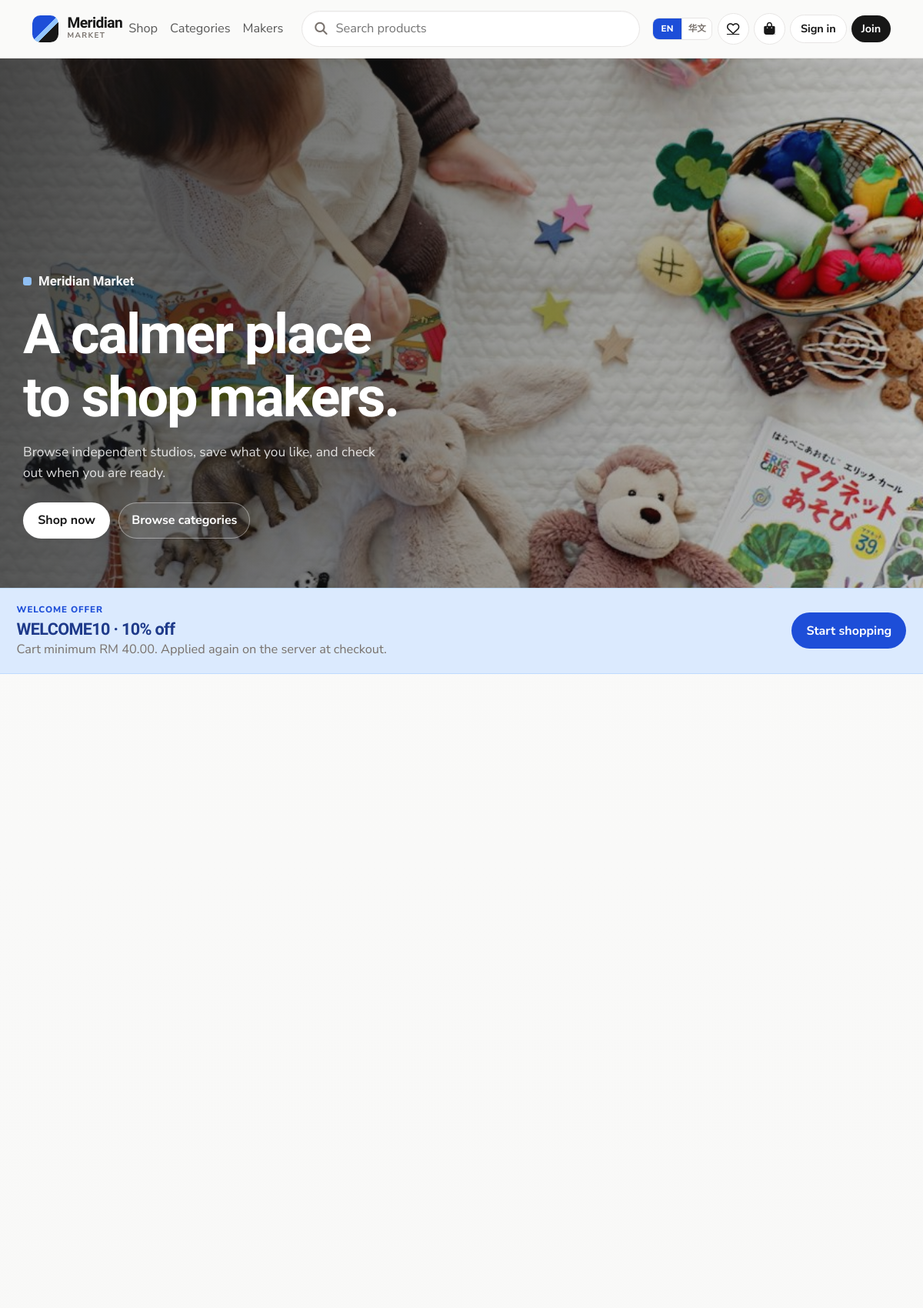
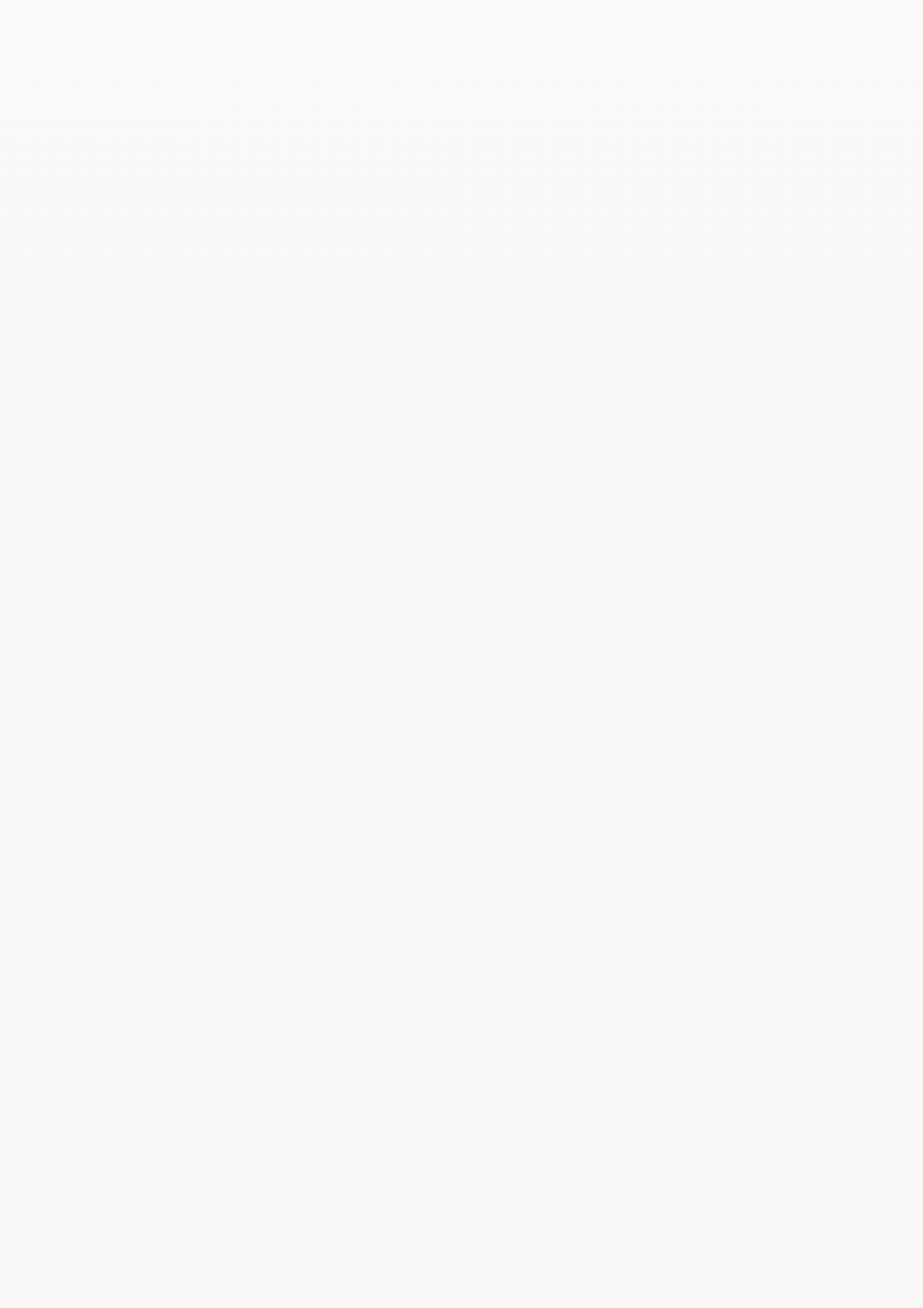
The page / (upper part) on the database its author committed (2 pictures, top to bottom).
### tables this page shows
CREATE TABLE coupons (
    id INT UNSIGNED AUTO_INCREMENT PRIMARY KEY,
    code VARCHAR(20) NOT NULL,
    discount_type ENUM('percent', 'fixed') NOT NULL,
    discount_value DECIMAL(10,2) NOT NULL,
    minimum_amount DECIMAL(10,2) NOT NULL DEFAULT 0.00,
    maximum_discount DECIMAL(10,2) NULL,
    usage_limit INT UNSIGNED NULL,
    used_count INT UNSIGNED NOT NULL DEFAULT 0,
    start_date DATE NOT NULL,
    expiry_date DATE NOT NULL,
    status ENUM('active', 'inactive') NOT NULL DEFAULT 'active',
    created_at DATETIME NOT NULL DEFAULT CURRENT_TIMESTAMP,
    updated_at DATETIME NOT NULL DEFAULT CURRENT_TIMESTAMP ON UPDATE CURRENT_TIMESTAMP,
    UNIQUE KEY uq_coupons_code (code)
);

### includes/functions.php (called while the page is built, shortened)
<?php
function config(string $group, ?string $key = null, mixed $default = null): mixed
{
    $bag = $GLOBALS['mm_config'][$group] ?? [];
    if ($key === null) {
        return $bag;
    }
    return $bag[$key] ?? $default;
}
function e(mixed $value): string
{
    return htmlspecialchars((string) $value, ENT_QUOTES | ENT_SUBSTITUTE, 'UTF-8');
}
function url(string $path = ''): string
{
    $base = APP_BASE_PATH;
    $path = ltrim($path, '/');
    if ($path === '') {
        return ($base === '' ? '' : $base) . '/';
    }
    $hash = '';
    $query = '';
    if (str_contains($path, '?')) {
        [$path, $query] = explode('?', $path, 2);
        $query = '?' . $query;
    }
    return ($base === '' ? '' : $base) . '/' . ltrim($path, '/') . $query . $hash;
}
function media_url(?string $path): string
{
    $path = str_replace('\\', '/', $path);
    return url(ltrim($path, '/'));
}
function to_cents(mixed $amount): int
{
    $value = trim((string) $amount);
    $negative = str_starts_with($value, '-');
    $value = ltrim($value, '-');
    [$dollars, $cents] = array_pad(explode('.', $value, 2), 2, '0');
    $cents = substr(str_pad($cents, 2, '0'), 0, 2);
    $total = ((int) $dollars) * 100 + (int) $cents;
    return $negative ? -$total : $total;
}
function money(mixed $amount): string
{
    $cents = to_cents($amount);
    $negative = $cents < 0;
    $cents = abs($cents);
    $formatted = number_format($cents / 100, 2);
    $symbol = (string) config('app', 'currency_symbol', 'RM');
    $prefix = $symbol === '' ? '' : $symbol . ' ';
    return ($negative ? '-' : '') . $prefix . $formatted;
}
function db(): PDO
{
    static $pdo = null;
    if ($pdo instanceof PDO) {
        return $pdo;
    }
    $cfg = config('db');
    $dsn = sprintf(
        'mysql:host=%s;port=%s;dbname=%s;charset=%s',
        $cfg['host'],
        $cfg['port'],
        $cfg['name'],
        $cfg['charset']
    );
    try {
        $pdo = new PDO($dsn, (string) $cfg['user'], (string) $cfg['pass'], [
            PDO::ATTR_ERRMODE => PDO::ERRMODE_EXCEPTION,
            PDO::ATTR_DEFAULT_FETCH_MODE => PDO::FETCH_ASSOC,
            PDO::ATTR_EMULATE_PREPARES => false,
        ]);
        $pdo->exec("SET time_zone = '+08:00'");
    } catch (PDOException $exception) {
        log_message('database', 'Connection failed: ' . $exception->getMessage());
        if (PHP_SAPI === 'cli') {
            fwrite(STDERR, "Database connection failed. See logs/app.log\n");
            exit(1);
        }
        http_response_code(500);
        require APP_ROOT . '/includes/db_error.php';
        exit;
    }
    return $pdo;
}

### includes/catalog.php (called while the page is built, shortened)
<?php
function public_product_joins(): string
{
    return "INNER JOIN categories c ON c.id = p.category_id AND c.status = 'active'
            INNER JOIN users u ON u.id = p.seller_id AND u.status = 'active' AND u.role = 'seller'
            LEFT JOIN seller_profiles sp ON sp.user_id = p.seller_id";
}
function home_collections(): array
{
    $featured = db()->query(
        'SELECT ' . PRODUCT_CARD_SQL . ' FROM products p ' . public_product_joins() . "
         WHERE p.status = 'active' AND p.featured = 1
         ORDER BY p.created_at DESC
         LIMIT 8"
    )->fetchAll();
    $arrivals = db()->query(
        'SELECT ' . PRODUCT_CARD_SQL . ' FROM products p ' . public_product_joins() . "
         WHERE p.status = 'active'
         ORDER BY p.created_at DESC
         LIMIT 8"
    )->fetchAll();
    $popular = db()->query(
        'SELECT ' . PRODUCT_CARD_SQL . ' FROM products p ' . public_product_joins() . "
         WHERE p.status = 'active'
         ORDER BY units_sold DESC, p.created_at DESC
         LIMIT 8"
    )->fetchAll();
    return compact('featured', 'arrivals', 'popular');
}

### includes/lang.php (called while the page is built, shortened)
<?php
function available_locales(): array
{
    return [
        'en' => 'English',
        'zh' => '华文',
    ];
}
function default_locale(): string
{
    return 'en';
}
function normalize_locale(?string $locale): string
{
    $locale = strtolower(trim((string) $locale));
    return array_key_exists($locale, available_locales()) ? $locale : default_locale();
}
function current_locale(): string
{
    return default_locale();
}
function load_translations(string $locale): array
{
    static $cache = [];
    $locale = normalize_locale($locale);
    if (isset($cache[$locale])) {
        return $cache[$locale];
    }
    $path = APP_ROOT . '/lang/' . $locale . '.php';
    $fallbackPath = APP_ROOT . '/lang/en.php';
    $fallback = is_file($fallbackPath) ? require $fallbackPath : [];
    $strings = is_file($path) ? require $path : [];
    $cache[$locale] = $locale === 'en' ? $fallback : array_merge($fallback, $strings);
    return $cache[$locale];
}
function t(string $key, array $replace = []): string
{
    $strings = load_translations(current_locale());
    $text = $strings[$key] ?? load_translations('en')[$key] ?? $key;
    if ($replace === []) {
        return $text;
    }
    $search = [];
    $values = [];
    foreach ($replace as $name => $value) {
        $search[] = '{' . $name . '}';
        $values[] = (string) $value;
    }
    return str_replace($search, $values, $text);
}
function te(string $key, array $replace = []): string
{
    return e(t($key, $replace));
}

### includes/coupon_service.php (called while the page is built, shortened)
<?php
function coupon_by_code(string $code, bool $lock = false): ?array
{
    $code = strtoupper(trim($code));
    $sql = 'SELECT * FROM coupons WHERE code = ? LIMIT 1' . ($lock ? ' FOR UPDATE' : '');
    $stmt = db()->prepare($sql);
    $stmt->execute([$code]);
    $row = $stmt->fetch();
    return $row ?: null;
}

### index.php (shortened to what this page needs)
<?php
$collections = home_collections();
$promo = coupon_by_code('WELCOME10');
$heroItems = $collections['featured'] ?: $collections['arrivals'];
$heroImage = $heroItems[0]['image_path'] ?? null;
require APP_ROOT . '/includes/header.php';
?>
<main id="content">
    <section class="hero">
        <div class="hero-media" aria-hidden="true">
            <img src="<?= e(media_url($heroImage)) ?>" alt="">
        </div>
        <div class="hero-shade" aria-hidden="true"></div>
        <div class="container hero-inner">
            <p class="brand-lockup"><span aria-hidden="true"></span> Meridian Market</p>
            <h1><?= te('home.headline') ?></h1>
            <p class="hero-copy"><?= e((string) config('app', 'tagline')) ?></p>
            <div class="hero-actions">
                <a class="btn btn-accent" href="<?= e(url('public/shop.php')) ?>"><?= te('home.shop_now') ?></a>
                <a class="btn btn-quiet" href="#categories"><?= te('home.browse_categories') ?></a>
            </div>
        </div>
    </section>
    <?php if ($promo && $promo['status'] === 'active' && $promo['expiry_date'] >= date('Y-m-d')): ?>
        <section class="section pt-0 pb-0">
            <div class="promo-strip">
                <div>
                    <p class="eyebrow mb-1"><?= te('home.welcome_offer') ?></p>
                    <h2><?= e($promo['code']) ?> · <?= e($promo['discount_type'] === 'percent' ? rtrim(rtrim(number_format((float) $promo['discount_value'], 2), '0'), '.') . '% off' : money($promo['discount_value']) . ' off') ?></h2>
                    <p class="mb-0 muted"><?= te('home.cart_minimum', ['amount' => money($promo['minimum_amount'])]) ?></p>
                </div>
                <a class="btn btn-accent" href="<?= e(url('public/shop.php')) ?>"><?= te('home.start_shopping') ?></a>
            </div>
        </section>
    <?php endif; ?>
    <section class="section" id="categories">
        <div class="container">
            <div class="category-grid">
            </div>
        </div>
    </section>
    <?php
    $blocks = [
        'featured' => [t('home.featured'), t('home.featured_text')],
        'arrivals' => [t('home.arrivals'), t('home.arrivals_text')],
        'popular' => [t('home.popular'), t('home.popular_text')],
    ];
    foreach ($blocks as $key => [$title, $text]):
    ?>
        <section class="section">
            <div class="container">
                <div class="product-grid">
                </div>
            </div>
        </section>
    <?php endforeach; ?>
</main>
<?php require APP_ROOT . '/includes/footer.php'; ?>

### assets/css/style.css (style rules this page uses)
:root { --ink: #171717; --ink-soft: #3f3f46; --paper: #ffffff; --canvas: #f5f5f4; --line: #e7e5e4; --muted: #78716c; --accent: #1d4ed8; --accent-soft: #dbeafe; --accent-deep: #1e3a8a; --ok: #047857; --danger: #b91c1c; --radius: 0.85rem; --shadow: 0 10px 30px rgba(23, 23, 23, 0.06); --display: "Libre Franklin", "Segoe UI", sans-serif; --sans: "Nunito Sans", "Segoe UI", sans-serif; }
* { box-sizing: border-box; }
html { scroll-behavior: smooth; }
body { margin: 0; color: var(--ink); background: linear-gradient(180deg, #fafaf9 0%, var(--canvas) 100%); font-family: var(--sans); font-size: 1.02rem; line-height: 1.6; }
img { max-width: 100%; display: block; }
a { color: inherit; }
h1, h2, h3, .brand strong { font-family: var(--display); font-weight: 700; letter-spacing: -0.03em; line-height: 1.15; }
.eyebrow { color: var(--accent); letter-spacing: .08em; text-transform: uppercase; font-size: .72rem; font-weight: 800; margin: 0; }
.muted { color: var(--muted); }
.icon-btn, .btn-quiet, .btn-accent, .btn-danger-soft { border-radius: 999px; font-weight: 700; }
.btn-accent { background: var(--ink); color: #fff; border: 0; padding: .72rem 1.2rem; transition: background .2s ease, transform .2s ease; }
.btn-quiet { background: #fff; border: 1px solid var(--line); color: var(--ink); padding: .65rem 1rem; }
.hero { position: relative; min-height: min(86vh, 700px); display: grid; align-items: end; color: #fff; overflow: hidden; }
.hero-media { position: absolute; inset: 0; background: #1c1917; }
.hero-media img { width: 100%; height: 100%; object-fit: cover; transform: scale(1.03); animation: heroSoft 22s ease-in-out infinite alternate; }
.hero-shade { position: absolute; inset: 0; background: linear-gradient(105deg, rgba(23, 23, 23, 0.78) 0%, rgba(23, 23, 23, 0.42) 55%, rgba(23, 23, 23, 0.2) 100%); }
.hero-inner { position: relative; z-index: 1; padding: 6.5rem 0 4rem; }
.hero .brand-lockup { font-family: var(--display); font-size: 1.05rem; font-weight: 700; margin-bottom: .9rem; display: inline-flex; align-items: center; gap: .55rem; opacity: .95; }
.hero .brand-lockup span { width: .7rem; height: .7rem; border-radius: .2rem; background: #93c5fd; }
.hero h1 { font-size: clamp(2.5rem, 6vw, 4.8rem); max-width: 12ch; margin: 0 0 .9rem; color: #fff; }
.hero-copy { font-size: 1.08rem; max-width: 30rem; color: rgba(255, 255, 255, 0.84); margin: 0; }
.hero-actions { display: flex; flex-wrap: wrap; gap: .7rem; margin-top: 1.5rem; }
.hero .btn-accent { background: #fff; color: var(--ink); }
.hero .btn-quiet { border-color: rgba(255, 255, 255, 0.4); color: #fff; background: rgba(255, 255, 255, 0.08); }
.section { padding: 3rem 0; }
.promo-strip { display: flex; flex-wrap: wrap; justify-content: space-between; gap: 1rem; align-items: center; background: var(--accent-soft); color: var(--ink); padding: 1.15rem 1.35rem; border-block: 1px solid #bfdbfe; }
.promo-strip h2 { margin: 0; font-size: 1.35rem; color: var(--accent-deep); }
.promo-strip .btn-accent { background: var(--accent); }
.category-grid, .product-grid { display: grid; gap: 1rem; }
.category-grid { grid-template-columns: repeat(5, 1fr); }
.product-grid { grid-template-columns: repeat(4, 1fr); }

### rows shown on the page
coupons: code "WELCOME10", discount_type+discount_value "10% off", minimum_amount "Cart minimum RM 40.00. Applied again on the server at checkout."

### other values the page prints
te('nav.shop') "Shop"
te('nav.categories') "Categories"
te('nav.makers') "Makers"
te('nav.lang_en') "EN"
te('nav.lang_zh') "华文"
te('nav.sign_in') "Sign in"
te('nav.join') "Join"
te('home.headline') "A calmer place to shop makers."
config('app', 'tagline') "Browse independent studios, save what you like, and check out when you are ready."
te('home.shop_now') "Shop now"
te('home.browse_categories') "Browse categories"
te('home.welcome_offer') "WELCOME OFFER"
te('home.start_shopping') "Start shopping"
